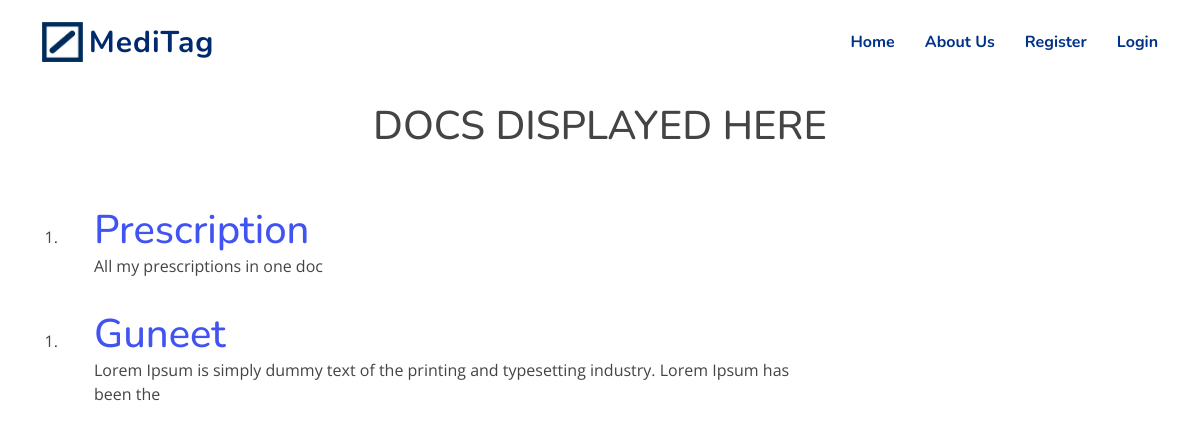
/view-docs/55e0b53f42fe4eabbb83f256119c6a98, run on the app's committed database.
### basic_qr/models.py (models this page shows, shortened)
class UploadDocument(models.Model):
    user = models.ForeignKey(User,related_name="documents",on_delete=models.CASCADE,null=True,blank=True)
    title = models.CharField(max_length=100,null=True)
    description = models.CharField(max_length=250,null=True)
    file = models.FileField(upload_to=user_directory_path)

### basic_qr/views.py (the view)
# urls.py: path('view-docs/<str:pk>',views.displayDocuments,name="display-documents"),
def displayDocuments(request,pk):
    allow= False
    info= UserProfile.objects.get(id=pk)
    num = ""
    if request.user.is_authenticated:
        check_info = UserProfile.objects.get(user=request.user)
        num = check_info.id
        if str(check_info.id) == pk:
            allow= True
    docs = info.user.documents.all()
    return render(request,"basic_qr/display_documents.html",{'docs':docs,'allow':allow,'num':num})

### templates/basic_qr/display_documents.html (shortened to what this page needs)
{% extends 'base.html' %}
{% block content %}
<div style="padding: 30px">
<h1 class="text-center">DOCS DISPLAYED HERE</h1>
<br/>
<br/>
    {% for doc in docs %}
    <ol>
      <li>
    <ul style="list-style: none;">
      <li>
        <div class="row">
          <div class="col-8">
            <h1 style="display: inline"><a href="{{doc.file.url}}">{{doc.title}}</a></h1>
        <p>{{doc.description}}</p>
          </div>
          <div class="col-4">
          </div>
        </div>
      </li>
    </ul>
  </li>
</ol>
    {% endfor %}
</div>
{% endblock %}

### static/assets/css/style.css (style rules this page uses)
:root { scroll-behavior: smooth; }
body { font-family: "Open Sans", sans-serif; color: #444444; }
a { color: #4154f1; text-decoration: none; }
h1, h2, h3, h4, h5, h6 { font-family: "Nunito", sans-serif; }

### data on the page
UploadDocument: title "Prescription", description "All my prescriptions in one doc"
UploadDocument: title "Guneet", description "Lorem Ipsum is simply dummy text of the printing and typesetting industry. Lorem Ipsum has been the"
